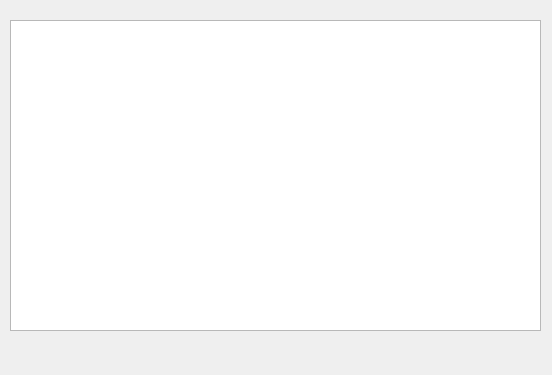
<?xml version="1.0" encoding="UTF-8"?>
<ui version="4.0">
 <class>Stock</class>
 <widget class="QDialog" name="Stock">
  <property name="geometry">
   <rect>
    <x>0</x>
    <y>0</y>
    <width>552</width>
    <height>375</height>
   </rect>
  </property>
  <property name="windowTitle">
   <string>Stock</string>
  </property>
  <widget class="QPushButton" name="retPB">
   <property name="geometry">
    <rect>
     <x>10</x>
     <y>330</y>
     <width>41</width>
     <height>31</height>
    </rect>
   </property>
   <property name="text">
    <string/>
   </property>
   <property name="icon">
    <iconset resource="Images.qrc">
     <normaloff>:/icon/Icon/28.png</normaloff>:/icon/Icon/28.png</iconset>
   </property>
   <property name="iconSize">
    <size>
     <width>30</width>
     <height>30</height>
    </size>
   </property>
   <property name="flat">
    <bool>true</bool>
   </property>
  </widget>
  <widget class="QTableView" name="StockView">
   <property name="geometry">
    <rect>
     <x>10</x>
     <y>20</y>
     <width>531</width>
     <height>311</height>
    </rect>
   </property>
  </widget>
 </widget>
 <resources>
  <include location="Images.qrc"/>
 </resources>
 <connections/>
</ui>
